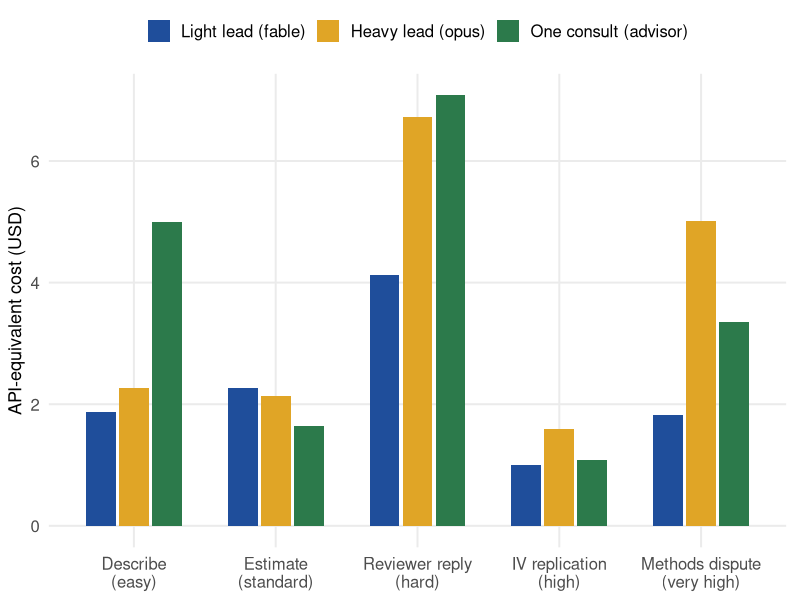
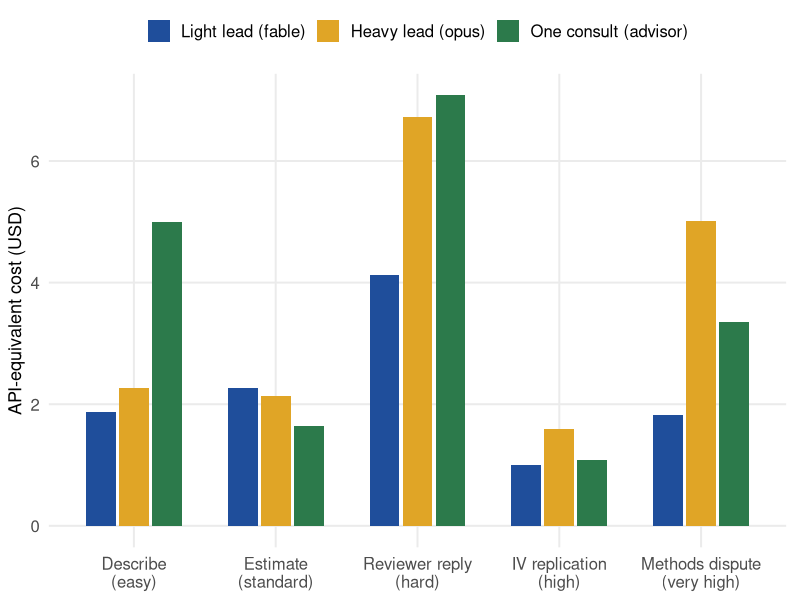
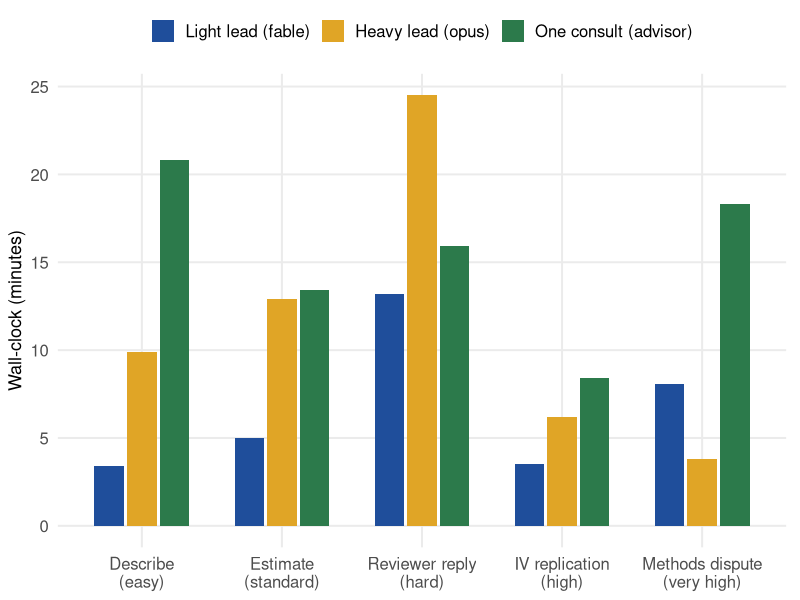
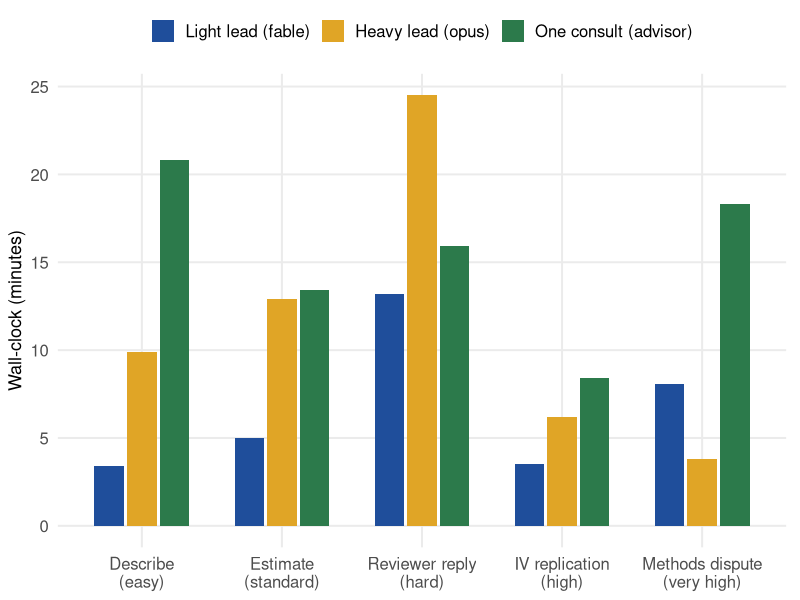
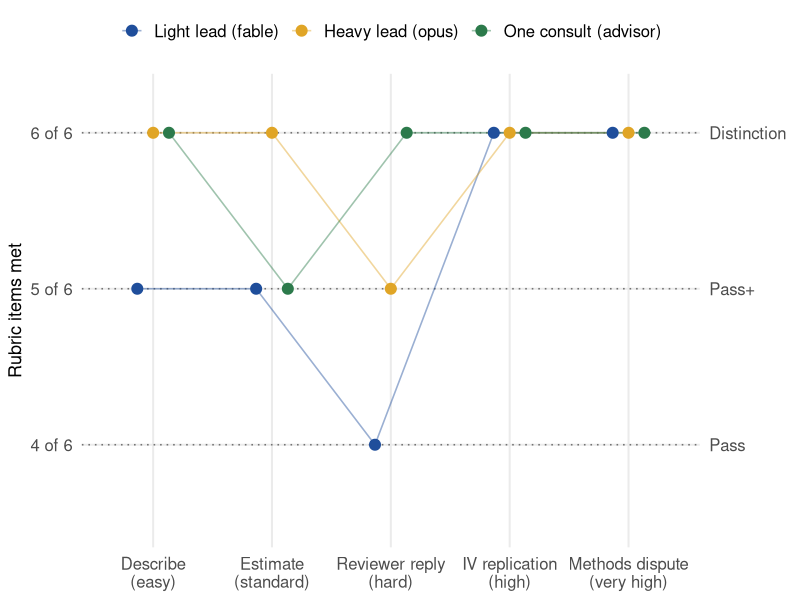
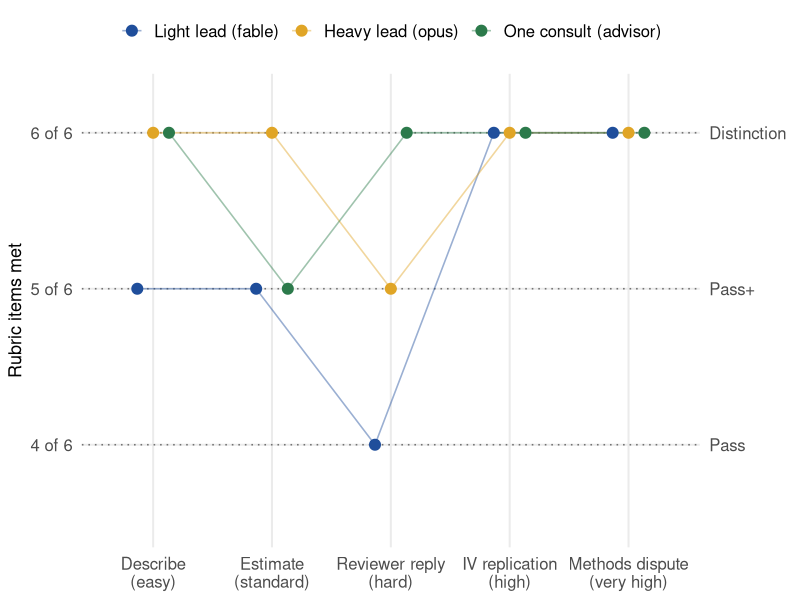

Write R code to recreate these figures, in order.
#!/usr/bin/env Rscript
# Orchestration Lab demo — efficiency charts (Anthropic arms only)
# Produces: eff-cost.png, eff-time.png, eff-quality.png
# Outputs copied to both analysis/figures/ and docs/assets/orchestration-lab/
#
# Sources: every number below is copied from the run-logs (cost, minutes,
# output tokens, from the claude -p JSON envelopes; advisor rows sum the
# solve + revise envelopes and their minutes include the unmetered consult)
# and from SCORING.md (items met of 6; bands are categorical, the fraction
# is their chart representation).

suppressPackageStartupMessages({
  library(ggplot2)
})

# ---- site palette ----
pal <- c(
  "Light lead (fable)" = "#1F4E9B",
  "Heavy lead (opus)"  = "#E0A526",
  "One consult (advisor)" = "#2C7A4B"
)

mode_levels <- c("Light lead (fable)", "Heavy lead (opus)", "One consult (advisor)")

brief_levels <- c("T1", "T2", "T3", "H", "VH")
brief_labels <- c(
  "T1" = "Describe\n(easy)",
  "T2" = "Estimate\n(standard)",
  "T3" = "Reviewer reply\n(hard)",
  "H"  = "IV replication\n(high)",
  "VH" = "Methods dispute\n(very high)"
)

# ---- shared theme ----
theme_demo <- theme_minimal(base_size = 15) +
  theme(
    legend.position = "top",
    legend.title = element_blank(),
    legend.text = element_text(size = 12),
    axis.title = element_text(size = 13),
    panel.grid.minor = element_blank(),
    plot.margin = margin(6, 10, 6, 6)
  )

# ---- data (captured-run numbers) ----
df <- rbind(
  data.frame(mode = "Light lead (fable)",    brief = "T1", cost_usd = 1.88, minutes = 3.4,  out_tokens = 5100,  items = 5),
  data.frame(mode = "Light lead (fable)",    brief = "T2", cost_usd = 2.27, minutes = 5.0,  out_tokens = 8000,  items = 5),
  data.frame(mode = "Light lead (fable)",    brief = "T3", cost_usd = 4.13, minutes = 13.2, out_tokens = 12700, items = 4),
  data.frame(mode = "Light lead (fable)",    brief = "H",  cost_usd = 1.00, minutes = 3.5,  out_tokens = 9256,  items = 6),
  data.frame(mode = "Light lead (fable)",    brief = "VH", cost_usd = 1.83, minutes = 8.1,  out_tokens = 9732,  items = 6),
  data.frame(mode = "Heavy lead (opus)",     brief = "T1", cost_usd = 2.26, minutes = 9.9,  out_tokens = 25800, items = 6),
  data.frame(mode = "Heavy lead (opus)",     brief = "T2", cost_usd = 2.14, minutes = 12.9, out_tokens = 35800, items = 6),
  data.frame(mode = "Heavy lead (opus)",     brief = "T3", cost_usd = 6.73, minutes = 24.5, out_tokens = 84800, items = 5),
  data.frame(mode = "Heavy lead (opus)",     brief = "H",  cost_usd = 1.60, minutes = 6.2,  out_tokens = 22940, items = 6),
  data.frame(mode = "Heavy lead (opus)",     brief = "VH", cost_usd = 5.01, minutes = 3.8,  out_tokens = 15723, items = 6),
  data.frame(mode = "One consult (advisor)", brief = "T1", cost_usd = 4.99, minutes = 20.8, out_tokens = 45832, items = 6),
  data.frame(mode = "One consult (advisor)", brief = "T2", cost_usd = 1.65, minutes = 13.4, out_tokens = 10262, items = 5),
  data.frame(mode = "One consult (advisor)", brief = "T3", cost_usd = 7.08, minutes = 15.9, out_tokens = 45500, items = 6),
  data.frame(mode = "One consult (advisor)", brief = "H",  cost_usd = 1.09, minutes = 8.4,  out_tokens = 15768, items = 6),
  data.frame(mode = "One consult (advisor)", brief = "VH", cost_usd = 3.36, minutes = 18.3, out_tokens = 56552, items = 6)
)

df$mode <- factor(df$mode, levels = mode_levels)
df$brief <- factor(df$brief, levels = brief_levels)
df$score <- df$items / 6

df <- df[!is.na(df$cost_usd), ]

out_dirs <- c(
  "/Users/scdenney/Documents/github/resources/ai-for-research/demos/orchestration-lab/analysis/figures",
  "/Users/scdenney/Documents/github/resources/ai-for-research/docs/assets/orchestration-lab"
)
for (d in out_dirs) dir.create(d, recursive = TRUE, showWarnings = FALSE)

save_png <- function(plot, filename, width_in = 8, height_in = 4.5, dpi = 300) {
  for (d in out_dirs) {
    ggsave(
      filename = file.path(d, filename),
      plot = plot,
      width = width_in,
      height = height_in,
      dpi = dpi,
      units = "in"
    )
  }
}

# ---- Chart 1: cost by brief, grouped bars ----
p_cost <- ggplot(df, aes(x = brief, y = cost_usd, fill = mode)) +
  geom_col(position = position_dodge2(width = 0.8, preserve = "single"), width = 0.7) +
  scale_fill_manual(values = pal, breaks = mode_levels) +
  scale_x_discrete(labels = brief_labels, drop = FALSE) +
  labs(x = NULL, y = "API-equivalent cost (USD)") +
  theme_demo

save_png(p_cost, "eff-cost.png")

# ---- Chart 2: wall-clock minutes by brief, grouped bars ----
p_time <- ggplot(df, aes(x = brief, y = minutes, fill = mode)) +
  geom_col(position = position_dodge2(width = 0.8, preserve = "single"), width = 0.7) +
  scale_fill_manual(values = pal, breaks = mode_levels) +
  scale_x_discrete(labels = brief_labels, drop = FALSE) +
  labs(x = NULL, y = "Wall-clock (minutes)") +
  theme_demo

save_png(p_time, "eff-time.png")

# ---- Chart 3: rubric score against the band thresholds ----
# Dotted lines mark the three bands (SCORING.md): every brief is graded on
# six binary items (4 core, 1 judgment, 1 completeness), so 4/6 = Pass,
# 5/6 = Pass+, 6/6 = Distinction, one shared axis for all briefs.
thresholds <- data.frame(
  score = c(4 / 6, 5 / 6, 1),
  band = c("Pass", "Pass+", "Distinction")
)

dodge <- position_dodge(width = 0.4)

p_quality <- ggplot(df, aes(x = brief, y = score, color = mode, group = mode)) +
  geom_hline(
    data = thresholds, aes(yintercept = score),
    linetype = "dotted", color = "grey45", linewidth = 0.55
  ) +
  geom_line(position = dodge, linewidth = 0.55, alpha = 0.45) +
  geom_point(position = dodge, size = 3.4) +
  scale_color_manual(values = pal, breaks = mode_levels) +
  scale_x_discrete(labels = brief_labels, drop = FALSE) +
  scale_y_continuous(
    limits = c(0.58, 1.04),
    breaks = thresholds$score,
    labels = c("4 of 6", "5 of 6", "6 of 6"),
    sec.axis = dup_axis(
      breaks = thresholds$score,
      labels = thresholds$band,
      name = NULL
    )
  ) +
  labs(x = NULL, y = "Rubric items met") +
  theme_demo +
  theme(axis.ticks.y.right = element_blank())

save_png(p_quality, "eff-quality.png")

cat("Done.\n")
